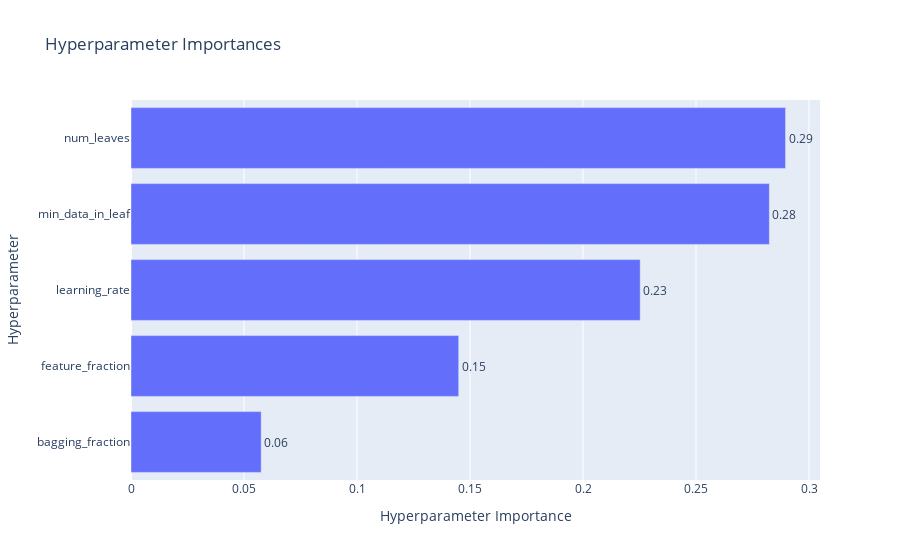

Here is the notebook cell this chart was saved with:
### Code cell
plot_param_importances(study)

### Figure 1 — Plotly figure (JSON) as saved in the notebook; plotly's stock layout.template omitted (floating-point values rounded to 4 significant figures)
{"data": [{"cliponaxis": false, "hovertemplate": ["bagging_fraction (FloatDistribution): 0.05760631419720901<extra></extra>", "feature_fraction (FloatDistribution): 0.1450037390994682<extra></extra>", "learning_rate (FloatDistribution): 0.22531133548298093<extra></extra>", "min_data_in_leaf (IntDistribution): 0.282458242207694<extra></extra>", "num_leaves (IntDistribution): 0.289620369012648<extra></extra>"], "name": "Objective Value", "orientation": "h", "text": ["0.06", "0.15", "0.23", "0.28", "0.29"], "textposition": "outside", "type": "bar", "x": [0.05761, 0.145, 0.2253, 0.2825, 0.2896], "y": ["bagging_fraction", "feature_fraction", "learning_rate", "min_data_in_leaf", "num_leaves"]}], "layout": {"title": {"text": "Hyperparameter Importances"}, "xaxis": {"title": {"text": "Hyperparameter Importance"}}, "yaxis": {"title": {"text": "Hyperparameter"}}}}
